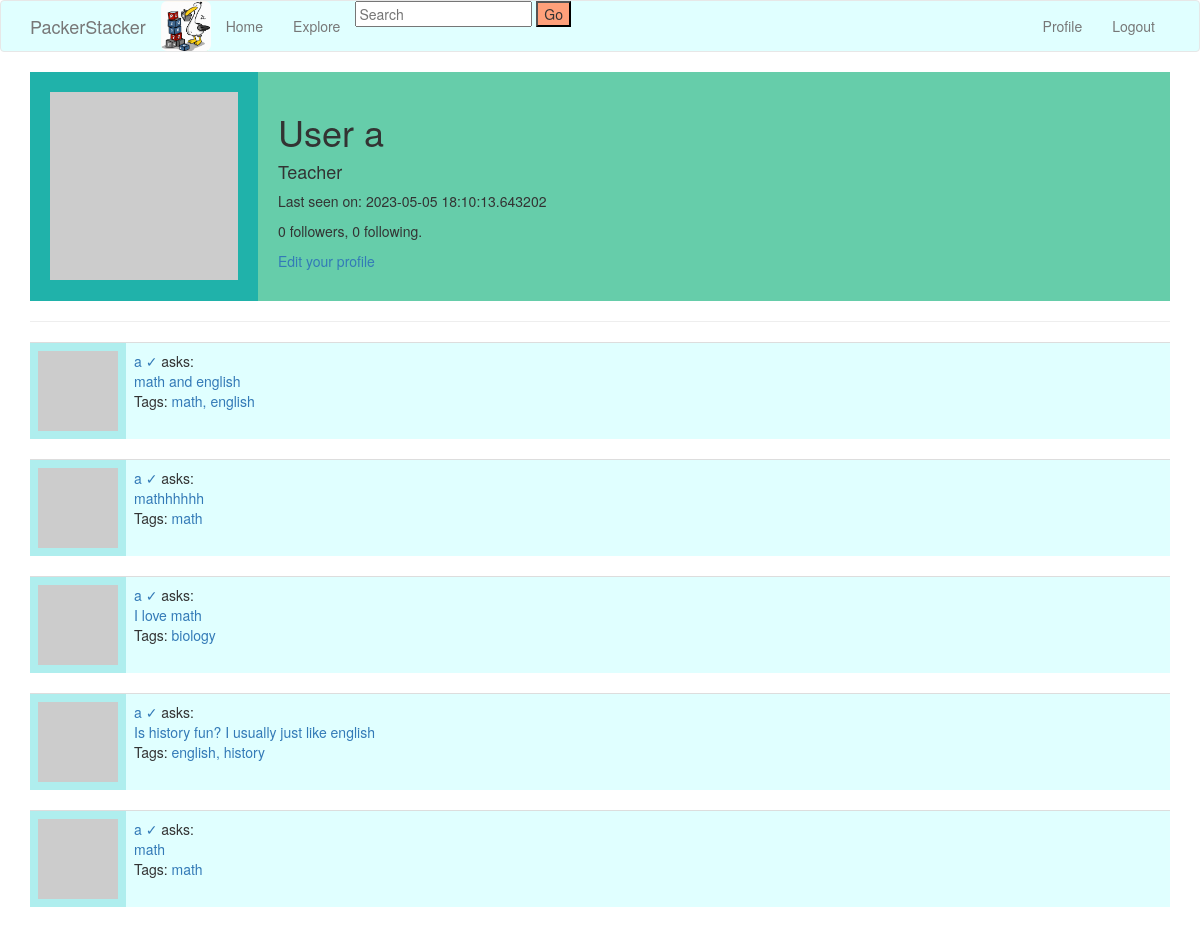
The app's page /user/a (signed in), older data.
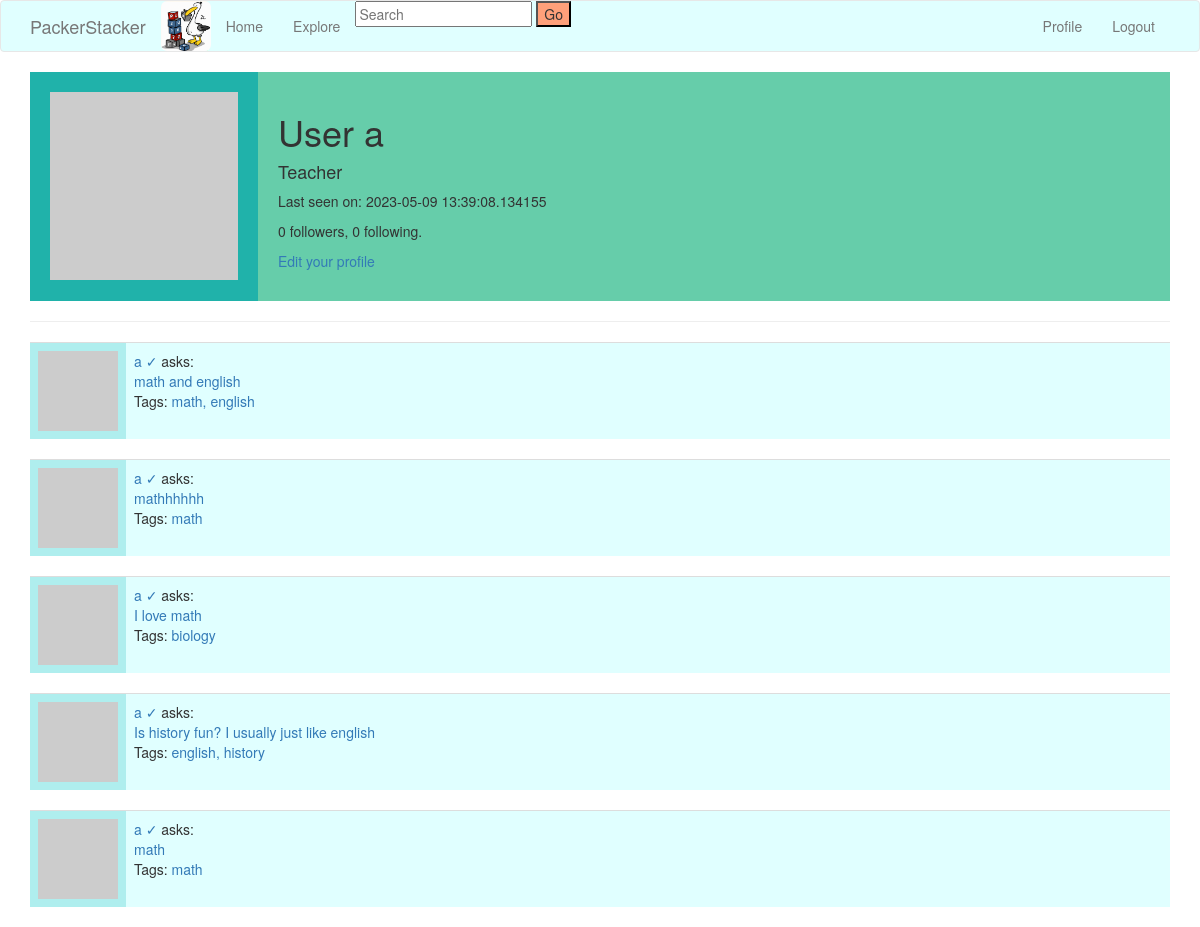
The same page, newer data.
### app/models.py (models this page shows, shortened)
class User(UserMixin, db.Model):
    id = db.Column(db.Integer, primary_key=True)
    username = db.Column(db.String(64), index=True, unique=True)
    email = db.Column(db.String(120), index=True, unique=True)
    password_hash = db.Column(db.String(128))
    questions = db.relationship('Question', backref='author', lazy='dynamic')
    replies = db.relationship('Reply', backref='author', lazy='dynamic')
    about_me = db.Column(db.String(140))
    last_seen = db.Column(db.DateTime, default=datetime.utcnow)
    type = db.Column(db.Boolean())
    def avatar(self, size):
        digest = md5(self.email.lower().encode('utf-8')).hexdigest()
        return 'https://www.gravatar.com/avatar/{}?d=identicon&s={}'.format(digest, size)
    followed = db.relationship(
        'User', secondary=followers,
        primaryjoin=(followers.c.follower_id == id),
        secondaryjoin=(followers.c.followed_id == id),
        backref=db.backref('followers', lazy='dynamic'), lazy='dynamic')

class Question(db.Model):
    id = db.Column(db.Integer, primary_key=True)
    body = db.Column(db.String(1000))
    timestamp = db.Column(db.DateTime, index=True, default=datetime.utcnow)
    user_id = db.Column(db.Integer, db.ForeignKey('user.id'))
    replies = db.relationship('Reply', backref='op', lazy='dynamic')

class Tag(db.Model):
    id = db.Column(db.Integer, primary_key=True)
    name = db.Column(db.String(30), unique=True)
    questions = db.relationship('Question', secondary='question_tag', backref='tags')

### app/routes.py (the view)
@app.route('/user/<username>')
@login_required
def user(username):
    user = User.query.filter_by(username=username).first_or_404()
    page = request.args.get('page', 1, type=int)
    questions = user.questions.order_by(Question.timestamp.desc()).paginate(
        page=page, per_page=app.config['QUESTIONS_PER_PAGE'], error_out=False)
    next_url = url_for('user', username=user.username, page=questions.next_num) \
        if questions.has_next else None
    prev_url = url_for('user', username=user.username, page=questions.prev_num) \
        if questions.has_prev else None
    form = EmptyForm()
    return render_template('user.html', user=user, questions=questions.items,
                           next_url=next_url, prev_url=prev_url, form=form)

### app/forms.py
class EmptyForm(FlaskForm):
    submit = SubmitField('Submit')

### app/models.py (called while the page is built)
@login.user_loader
def load_user(id):
    return User.query.get(int(id))

### app/routes.py (called while the page is built)
@app.before_request
def before_request():
    if current_user.is_authenticated:
        current_user.last_seen = datetime.utcnow()
        db.session.commit()

### app/templates/user.html (shortened to what this page needs)
{% extends "base.html" %}
{% import 'bootstrap/wtf.html' as wtf %}
{% block app_content %}
<div class="">
    <table style="background-color:lightseagreen; width: 100%">
      <tr valign="top">
          <td style="padding:20px" style="width:10%"><img src="{{ user.avatar(128) }}" style="width:100%"></td>
          <td style="background-color:MediumAquaMarine; padding:20px; width:80%">
            <h1>User {{ user.username }}</h1>
            {%if user.type %}<h4>Teacher</h4> {% else %} <p>Student </p>{% endif %}
            {% if user.last_seen %}<p>Last seen on: {{ user.last_seen }}</p>{% endif %}
            <p>{{ user.followers.count() }} followers, {{ user.followed.count() }} following.</p>
            {% if user == current_user %}
            <p><a href="{{ url_for('edit_profile') }}">Edit your profile</a></p>
            {% endif %}
          </td>
        </tr>
    </table>
    <hr>
    {% for question in questions %}
        {% include '_question.html' %}
    {% endfor %}
  </div>
{% endblock %}

### app/templates/base.html (shortened to what this page needs)
{% extends 'bootstrap/base.html' %}
{% block navbar %}
    <nav class="navbar navbar-default" style="background-color:lightCyan">
      <div class="container">
                <div class="navbar-header" style ="height:50px">
                    <img src="static/logo.jpg" class="img-rounded" alt="Packer Stacker" style="height:100%">
                    <a class="navbar-brand" href="{{ url_for('index') }}">PackerStacker</a>
                </div>
                <div class="collapse navbar-collapse" id="bs-example-navbar-collapse-1">
                    <ul class="nav navbar-nav">
                        <li><a href="{{ url_for('index') }}">Home</a></li>
                        <li><a href="{{ url_for('explore') }}">Explore</a></li>
                        <li><form action="{{ url_for('search') }}" method="POST">
    			                   <input type="text" name="search" placeholder="Search">
    			                    <button type="submit" style="background-color:lightsalmon">Go</button></form></li>
                    </ul>
                    <ul class="nav navbar-nav navbar-right">
                        {% if current_user.is_anonymous %}
                        <li><a href="{{ url_for('login') }}">Login</a></li>
                        {% else %}
                        <li><a href="{{ url_for('user', username=current_user.username) }}">Profile</a></li>
                        <li><a href="{{ url_for('logout') }}">Logout</a></li>
                        {% endif %}
                    </ul>
                </div>
            </div>
        </nav>
{% endblock %}
{% block content %}
    <div class="container">
        {% block app_content %}{% endblock %}
    </div>
{% endblock %}

### app/templates/_question.html
<table class="table table-hover" style="background-color:PaleTurquoise">
      <tr>
          <td width="70px">
                  <img src="{{ question.author.avatar(70) }}" />
          </td>
          <td style="width:100%; background-color:lightCyan">
              <a href="{{ url_for('user', username=question.author.username) }}">
                  {{ question.author.username }} {%if question.author.type %} &#x2713 {%endif%}
              </a>
              asks:
              <br>
              <a style="text-decoration: none" href="{{ url_for('question_page', id=question.id) }}">
                {{ question.body }}
              </a>
              <br>
              <p>Tags: {% for tag in question.tags %}
                <a href="{{ url_for('tag_page', id=tag.id) }}">
                  {{ tag.name }}{% if not loop.last %}, {% endif %}{% endfor %}
                </a>
                </p>
          </td>
      </tr>
</table>

Row changes from the older to the newer data that the page shows:
changed User: last_seen "2023-05-05 18:10:13.643202" → "2023-05-09 13:39:08.134155"
